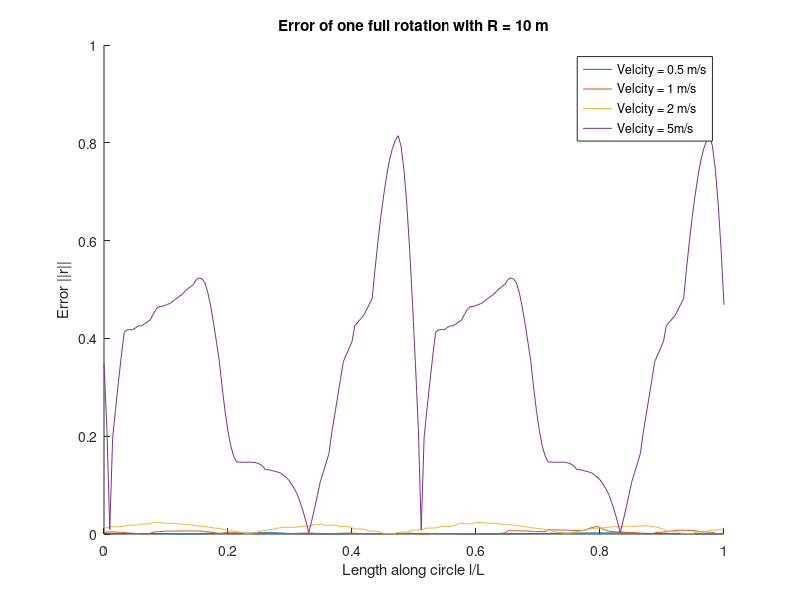
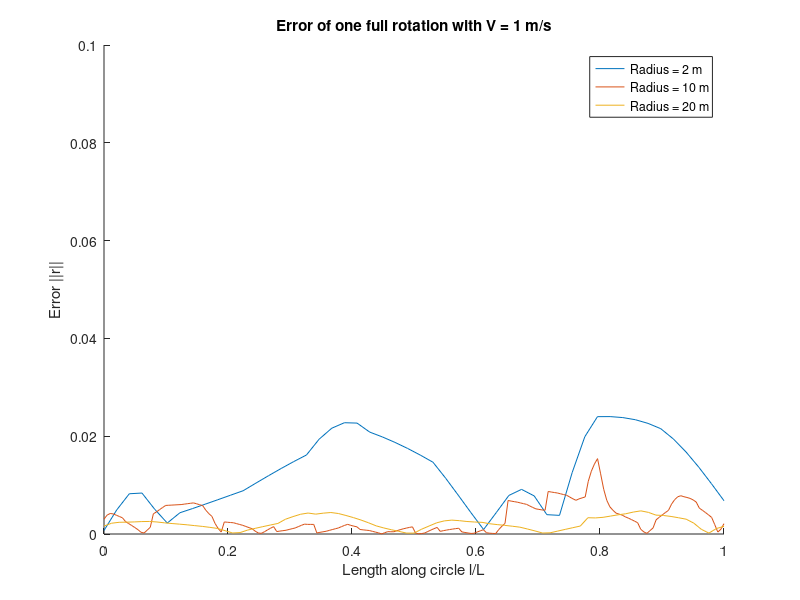
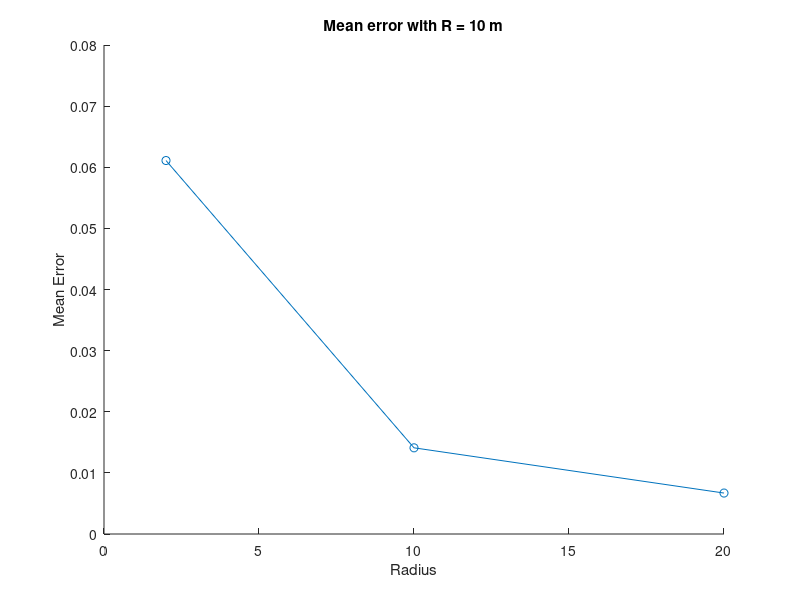
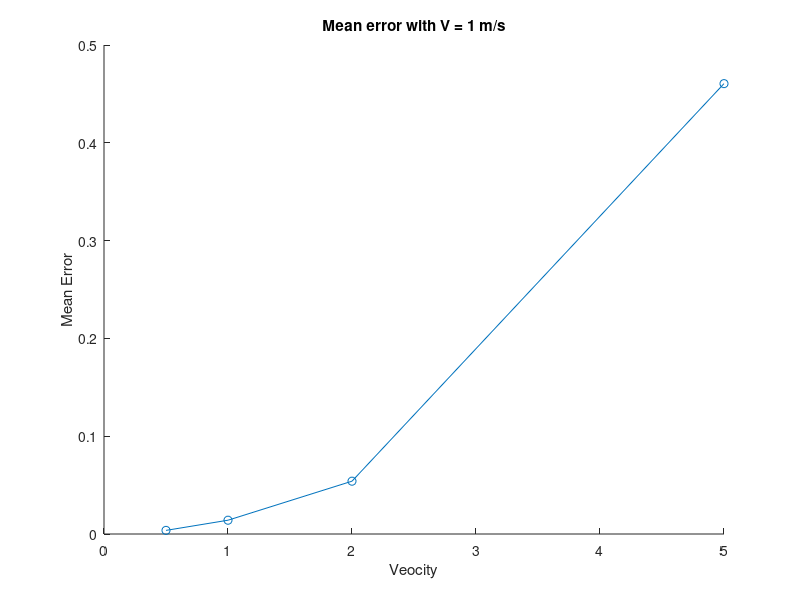

These figures' MATLAB source, in order:
clear
close all


r0p5 = load('error_v0p5_r10.mat');
r0p5 = r0p5.full_rotation_error;
x0p5 = linspace(0,1,length(r0p5));

r1 = load('error_v1_r10.mat');
r1 = r1.full_rotation_error;
x1 = linspace(0,1,length(r1));

r2 = load('error_v2_r10.mat');
r2 = r2.full_rotation_error;
x2 = linspace(0,1,length(r2));

r5 = load('error_v5_r10.mat');
r5 = r5.full_rotation_error;
x5 = linspace(0,1,length(r5));

R2 = load('error_v1_r2.mat');
R2 = R2.full_rotation_error;
xR2 = linspace(0,1,length(R2));

R20 = load('error_v1_r20.mat');
R20 = R20.full_rotation_error;
xR20 = linspace(0,1,length(R20));

figure 
hold on
plot(x0p5,r0p5,'DisplayName','Velcity = 0.5 m/s')
plot(x1,r1,'DisplayName','Velcity = 1 m/s')
plot(x2,r2,'DisplayName','Velcity = 2 m/s')
plot(x5,r5,'DisplayName','Velcity = 5m/s')
xlabel('Length along circle l/L')
ylabel('Error ||r||')
% ylim([])
legend
title('Error of one full rotation with R = 10 m');
hold off

figure 
hold on
plot(xR2,R2,'DisplayName','Radius = 2 m')
plot(x1,r1,'DisplayName','Radius = 10 m')
plot(xR20,R20,'DisplayName','Radius = 20 m')
xlabel('Length along circle l/L')
ylabel('Error ||r||')
ylim([0 0.1])
legend
title('Error of one full rotation with V = 1 m/s');
hold off

constant_R = [0.5, 1, 2, 5; 0.0037, 0.0141, 0.0540, 0.4605];
constant_V = [2, 10, 20; 0.0611, 0.0141, 0.0067];

figure
hold on
plot(constant_V(1,:),constant_V(2,:),'o-')
xlabel('Radius')
ylabel('Mean Error')
title('Mean error with R = 10 m');
% ylim([0 0.7])
hold off

figure
hold on
plot(constant_R(1,:),constant_R(2,:),'o-')
xlabel('Veocity')
ylabel('Mean Error')
title('Mean error with V = 1 m/s')
% ylim([0 0.7])
hold off
